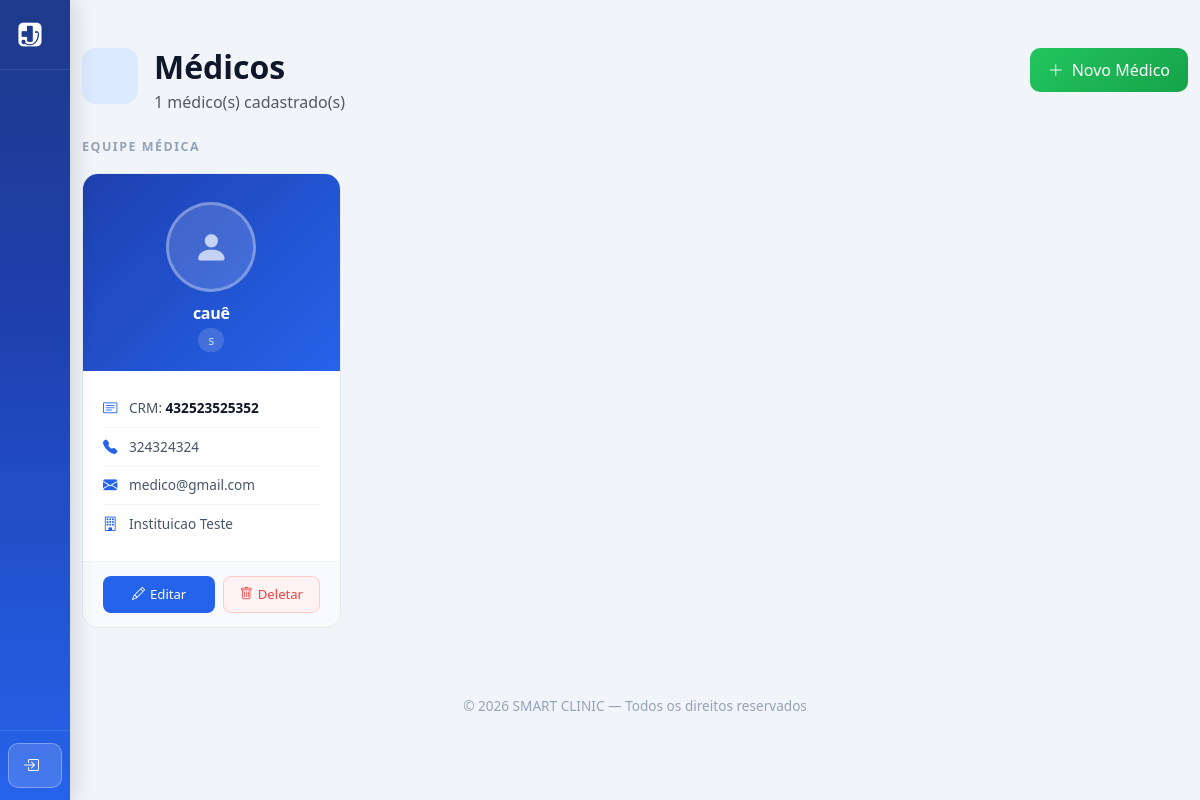
/Frontend/medico.php, run on an earlier commit of the app's database.
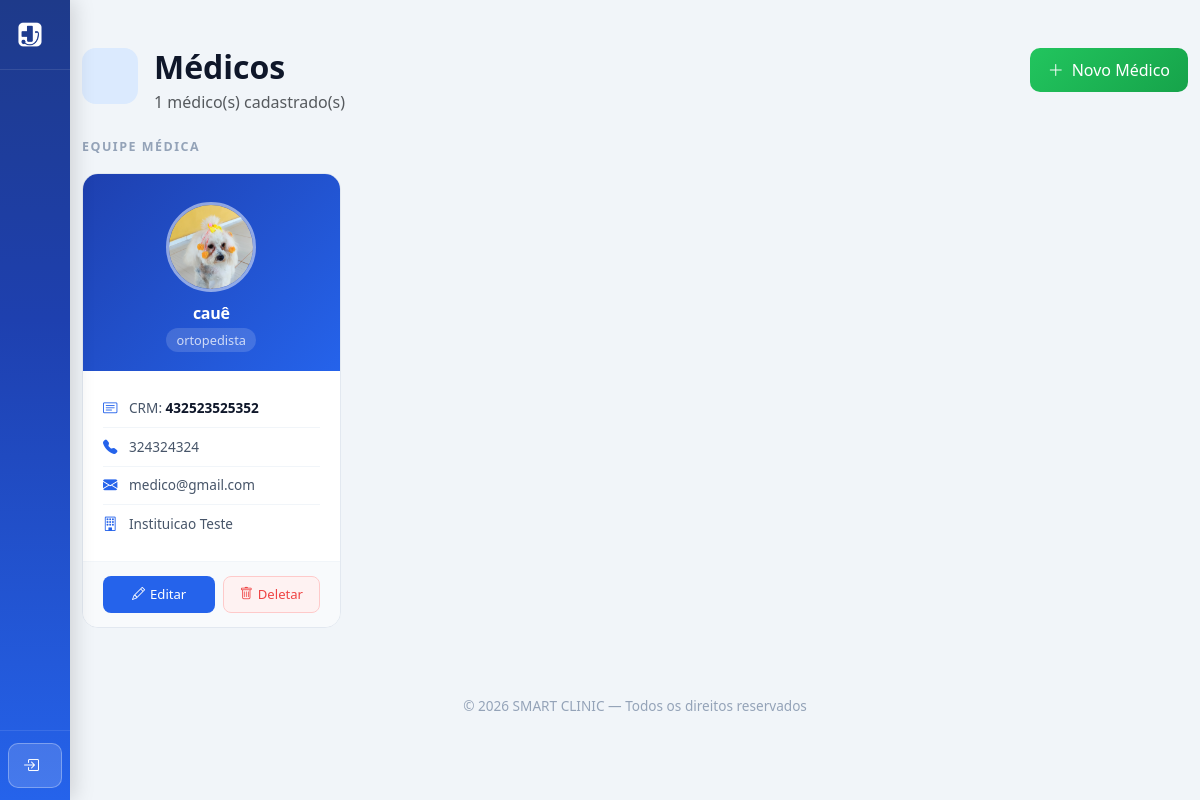
And on a later commit of the database.
### tables this page shows
CREATE TABLE `medico` (
  `cod` int(11) NOT NULL,
  `fk_instituicao_cod` int(11) DEFAULT NULL,
  `cpf` varchar(11) NOT NULL,
  `crm` varchar(20) NOT NULL,
  `rqe` varchar(20) DEFAULT NULL,
  `foto` varchar(200) DEFAULT NULL,
  `nome` varchar(100) NOT NULL,
  `email` varchar(100) NOT NULL,
  `senha` varchar(100) NOT NULL,
  `especialidade` varchar(50) DEFAULT NULL,
  `telefone` varchar(20) NOT NULL,
  `endereco` varchar(200) NOT NULL
);

CREATE TABLE `instituicao` (
  `cod` int(11) NOT NULL,
  `cnpj` varchar(20) DEFAULT NULL,
  `logo` varchar(200) NOT NULL,
  `email` varchar(100) NOT NULL,
  `senha` varchar(100) NOT NULL,
  `nome` varchar(100) NOT NULL,
  `telefone` varchar(20) NOT NULL,
  `endereco` varchar(200) NOT NULL,
  `status` varchar(20) NOT NULL
);

### Backend/controller/Database.php (called while the page is built)
<?php
class Database {
    private static $instance = null;
    public static function getConnection() {
        if (self::$instance === null) {
            $host = '127.0.0.1';
            $db   = 'smartclinic';
            $user = 'root';
            $pass = '';
            $charset = 'utf8mb4';
            $dsn = "mysql:host=$host;dbname=$db;charset=$charset";
            $options = [
                PDO::ATTR_ERRMODE => PDO::ERRMODE_EXCEPTION,
                PDO::ATTR_DEFAULT_FETCH_MODE => PDO::FETCH_ASSOC,
                PDO::ATTR_EMULATE_PREPARES => false,
            ];
            self::$instance = new PDO($dsn, $user, $pass, $options);
        }
        return self::$instance;
    }
}

### Backend/controller/MedicoController.php (called while the page is built, shortened)
<?php
require_once $_SERVER['DOCUMENT_ROOT'] . '/SMART-CLINIC-A/Backend/dao/MedicoDAO.php';
class MedicoController extends BaseController {
    private $dao;
    public function __construct() {
        $this->dao = new MedicoDAO();
    }
    public function getAll() {
        return $this->dao->getAll();
    }
}

### Backend/dao/BaseDAO.php (called while the page is built, shortened)
<?php
require_once $_SERVER['DOCUMENT_ROOT'] . '/SMART-CLINIC-A/Backend/controller/Database.php';
class BaseDAO {
    public function __construct() {
        $this->db = Database::getConnection();
    }
}

### Backend/dao/MedicoDAO.php (called while the page is built, shortened)
<?php
require_once $_SERVER['DOCUMENT_ROOT'] . '/SMART-CLINIC-A/Backend/dao/BaseDAO.php';
class MedicoDAO extends BaseDAO {
    public function getAll() {
        $stmt = $this->db->query('SELECT m.*, i.nome as instituicao_nome FROM medico m LEFT JOIN instituicao i ON m.fk_instituicao_cod = i.cod');
        return $stmt->fetchAll();
    }
}

### Frontend/medico.php (the view, shortened to what this page needs)
<?php
require_once __DIR__ . '/navbar.php';
?>
<!DOCTYPE html>
<html lang="pt-BR">
<head>
    <link href="https://cdn.jsdelivr.net/npm/bootstrap@5.3.2/dist/css/bootstrap.min.css" rel="stylesheet">
    <link href="https://cdn.jsdelivr.net/npm/bootstrap-icons@1.11.1/font/bootstrap-icons.css" rel="stylesheet">
</head>
<body>
<?php renderNavbar(); ?>
<section class="py-5">
<div class="container-lg" style="max-width:1200px;">
<?php
require_once $_SERVER['DOCUMENT_ROOT'] . '/SMART-CLINIC-A/Backend/controller/MedicoController.php';
$controller            = new MedicoController();
$action                = isset($_GET['action']) ? $_GET['action'] : 'list';
if ($action == 'list') {
    $medicos = $controller->getAll();
?>
<div class="d-flex justify-content-between align-items-start mb-4">
    <div class="d-flex align-items-start gap-3">
        <div style="background:#dbeafe;width:56px;height:56px;border-radius:14px;display:flex;align-items:center;justify-content:center;">
        </div>
        <div>
            <h2 class="title mb-1">Médicos</h2>
            <p class="text-muted mb-0"><?= count($medicos) ?> médico(s) cadastrado(s)</p>
        </div>
    </div>
    <a href="medico.php?action=create" class="btn btn-verde d-flex align-items-center gap-2">
        <i class="bi bi-plus-lg"></i> Novo Médico
    </a>
</div>
<div class="section-label">Equipe médica</div>
<div class="row g-4">
<?php foreach ($medicos as $med): ?>
<div class="col-xl-3 col-lg-4 col-md-6">
    <div class="medico-card">
        <div class="medico-card-header">
            <?php if (!empty($med['foto'])): ?>
                <img src="<?= FOTO_MEDICO_URL . htmlspecialchars($med['foto']) ?>"
                     alt="Foto de <?= htmlspecialchars($med['nome']) ?>"
                     class="medico-avatar">
            <?php else: ?>
                <div class="medico-avatar-placeholder"><i class="bi bi-person-fill"></i></div>
            <?php endif; ?>
            <h5><?= htmlspecialchars($med['nome']) ?></h5>
            <span><?= htmlspecialchars($med['especialidade'] ?? 'Especialidade não informada') ?></span>
        </div>
        <div class="medico-card-body">
            <div class="medico-info-row">
                <i class="bi bi-card-text"></i>
                <span>CRM: <strong><?= htmlspecialchars($med['crm'] ?? '—') ?></strong></span>
            </div>
            <div class="medico-info-row">
                <i class="bi bi-telephone-fill"></i>
                <span><?= htmlspecialchars($med['telefone'] ?? '—') ?></span>
            </div>
            <div class="medico-info-row">
                <i class="bi bi-envelope-fill"></i>
                <span style="word-break:break-all;"><?= htmlspecialchars($med['email'] ?? '—') ?></span>
            </div>
            <div class="medico-info-row">
                <i class="bi bi-building"></i>
                <span><?= htmlspecialchars($med['instituicao_nome'] ?? '—') ?></span>
            </div>
        </div>
        <div class="medico-card-footer">
            <a href="medico.php?action=edit&id=<?= $med['cod'] ?>" class="btn-card-edit">
                <i class="bi bi-pencil"></i> Editar
            </a>
            <form method="POST" style="flex:1;" onsubmit="return confirm('Deletar este médico? A foto também será removida.')">
                <button type="submit" class="btn-card-delete w-100">
                    <i class="bi bi-trash"></i> Deletar
                </button>
            </form>
        </div>
    </div>
</div>
<?php endforeach; ?>
</div>
<?php } ?>
</div>
</section>
<footer style="padding:20px 0;" class="text-center">
    <p class="mb-0" style="color:#94a3b8;font-size:.85rem;">© 2026 SMART CLINIC — Todos os direitos reservados</p>
</footer>
</body>
</html>

### Frontend/navbar.php (shortened to what this page needs)
<?php
if (!function_exists('renderNavbar')) {
    function renderNavbar(): void {
        $role = $_SESSION['role'] ?? null;
        $userName = $_SESSION['user_name'] ?? 'Usuário';
        $serviceButton = ['href' => 'agendamento.php', 'icon' => 'bi bi-calendar-check', 'label' => 'Agendar Consulta'];
        $dropdownLinks = [];
        $initials = '';
        if ($userName) {
            $parts = explode(' ', trim($userName));
            $initials = strtoupper(substr($parts[0], 0, 1));
        }
        ?>
        <aside class="smart-sidebar" id="smartSidebar">
            <div class="sidebar-top">
                <?php if ($role === 'paciente' || $role === 'medico'): ?>
                <div class="sidebar-brand" style="cursor:default;">
                    <img src="../img/logob.png" alt="Logo Smart Clinic">
                    <span>SMART CLINIC</span>
                </div>
                <?php else: ?>
                <a class="sidebar-brand" href="index.php">
                    <img src="../img/logob.png" alt="Logo Smart Clinic">
                </a>
                <?php endif; ?>
            </div>
            <?php if ($role === 'paciente' || $role === 'medico'): ?>
            <div class="sidebar-user">
                <div class="sidebar-avatar"><?php echo htmlspecialchars($initials); ?></div>
                <div class="sidebar-user-info">
                    <div class="name"><?php echo htmlspecialchars($userName); ?></div>
                    <span class="role-badge">
                        <?php echo $role === 'medico' ? '👨‍⚕️ Médico' : '👤 Paciente'; ?>
                    </span>
                </div>
            </div>
            <nav class="sidebar-nav" aria-label="Menu principal">
                <div class="sidebar-section-title">Menu</div>
                <?php
                $currentPage = basename($_SERVER['PHP_SELF']);
                foreach ($dropdownLinks as $link):
                    $isActive = ($currentPage === $link['href']) ? 'active' : '';
                ?>
                <a href="<?php echo $link['href']; ?>"
                   class="sidebar-link <?php echo $isActive; ?>"
                   data-label="<?php echo htmlspecialchars($link['label']); ?>">
                    <i class="<?php echo $link['icon']; ?>"></i>
                    <span><?php echo htmlspecialchars($link['label']); ?></span>
                </a>
                <?php endforeach; ?>
            </nav>
            <div class="sidebar-footer">
                <a href="<?php echo $serviceButton['href']; ?>" class="btn-agendar" data-label="Agendar">
                    <i class="<?php echo $serviceButton['icon']; ?>" style="font-size: 1rem; flex-shrink:0;"></i>
                    <span><?php echo $serviceButton['label']; ?></span>
                </a>
                <a href="logout.php" class="btn-sair" data-label="Sair">
                    <i class="bi bi-box-arrow-right" style="font-size: 1rem; flex-shrink:0;"></i>
                    <span>Sair</span>
                </a>
            </div>
            <?php else: ?>
            <div class="sidebar-footer" style="margin-top: auto;">
                <a href="login.php" class="btn-agendar" data-label="Login">
                    <i class="bi bi-box-arrow-in-right" style="font-size: 1rem; flex-shrink:0;"></i>
                </a>
            </div>
            <?php endif; ?>
        </aside>
        <?php
    }
}
        ?>

### Frontend/medico.php (style rules this page uses)
:root { --azul:#2563eb; --azul-escuro:#1e40af; --verde:#22c55e; --fundo:#f1f5f9; }
body { background:var(--fundo); padding-top:80px; font-family:'Segoe UI',sans-serif; }
.btn-verde { background:linear-gradient(135deg,#22c55e,#16a34a); border:none; color:white; border-radius:10px; padding:10px 18px; transition:.2s; }
.title { font-weight:600; color:#0f172a; }
footer { background:transparent; color:#64748b; }
.medico-card { background:white; border-radius:16px; border:1px solid #e2e8f0; overflow:hidden; transition:all 0.25s ease; height:100%; }
.medico-card-header { background:linear-gradient(135deg,#1e40af,#2563eb); padding:28px 20px 20px; text-align:center; }
.medico-avatar { width:90px; height:90px; border-radius:50%; border:3px solid rgba(255,255,255,0.5); object-fit:cover; }
.medico-card-header h5 { color:white; font-weight:700; font-size:1rem; margin:12px 0 4px; letter-spacing:-0.3px; }
.medico-card-header span { font-size:0.8rem; color:rgba(255,255,255,0.75); background:rgba(255,255,255,0.15); padding:3px 10px; border-radius:20px; }
.medico-card-body { padding:18px 20px; }
.medico-info-row { display:flex; align-items:center; gap:10px; padding:8px 0; border-bottom:1px solid #f1f5f9; font-size:0.85rem; color:#475569; }
.medico-info-row:last-child { border-bottom:none; }
.medico-info-row i { color:var(--azul); font-size:0.9rem; width:16px; }
.medico-info-row strong { color:#0f172a; font-weight:600; }
.medico-card-footer { padding:14px 20px; background:#f8fafc; border-top:1px solid #f1f5f9; display:flex; gap:8px; }
.btn-card-edit { flex:1; background:#2563eb; color:white; border:none; border-radius:8px; padding:8px; font-size:0.82rem; font-weight:500; transition:.2s; text-decoration:none; display:flex; align-items:center; justify-content:center; gap:5px; }
.btn-card-delete { flex:1; background:#fef2f2; color:#ef4444; border:1px solid #fecaca; border-radius:8px; padding:8px; font-size:0.82rem; font-weight:500; cursor:pointer; transition:.2s; display:flex; align-items:center; justify-content:center; gap:5px; }
.section-label { font-size:.78rem; font-weight:700; letter-spacing:1.5px; text-transform:uppercase; color:#94a3b8; margin-bottom:16px; }
.medico-avatar-placeholder { width:90px; height:90px; border-radius:50%; border:3px solid rgba(255,255,255,0.3); background:rgba(255,255,255,0.15); display:flex; align-items:center; justify-content:center; font-size:2.2rem; color:rgba(255,255,255,0.7); margin:0 auto; }

### Frontend/navbar.php (style rules this page uses)
:root { --sidebar-width: 260px; --sidebar-collapsed-width: 70px; --azul: #2563eb; --azul-escuro: #1e40af; --azul-mais-escuro: #1e3a8a; }
body.with-sidebar { margin-left: var(--sidebar-width); transition: margin-left 0.3s ease; padding-top: 0 !important; }
body.with-sidebar.sidebar-collapsed { margin-left: var(--sidebar-collapsed-width); }
.smart-sidebar { position: fixed; top: 0; left: 0; height: 100vh; width: var(--sidebar-width); background: linear-gradient(180deg, var(--azul-mais-escuro) 0%, var(--azul-escuro) 40%, var(--azul) 100%); display: flex; flex-direction: column; z-index: 1050; transition: width 0.3s ease; overflow: hidden; box-shadow: 4px 0 20px rgba(0, 0, 0, 0.15); }
.smart-sidebar.collapsed { width: var(--sidebar-collapsed-width); }
.sidebar-top { display: flex; align-items: center; justify-content: space-between; padding: 1.25rem 1rem; border-bottom: 1px solid rgba(255, 255, 255, 0.1); min-height: 70px; flex-shrink: 0; }
.sidebar-brand { display: flex; align-items: center; gap: 10px; text-decoration: none; overflow: hidden; white-space: nowrap; min-width: 0; }
.sidebar-brand img { height: 32px; flex-shrink: 0; transition: height 0.3s ease; }
.smart-sidebar.collapsed .sidebar-brand img { height: 26px; }
.smart-sidebar.collapsed .sidebar-top { justify-content: center; padding: 1.25rem 0.5rem; }
.sidebar-footer { padding: 0.75rem 0.5rem; border-top: 1px solid rgba(255, 255, 255, 0.1); flex-shrink: 0; display: flex; flex-direction: column; gap: 6px; }
.btn-agendar { display: flex; align-items: center; justify-content: center; gap: 8px; background: rgba(255, 255, 255, 0.15); color: white; border: 1px solid rgba(255, 255, 255, 0.3); border-radius: 10px; padding: 0.6rem 1rem; text-decoration: none; font-weight: 600; font-size: 0.88rem; white-space: nowrap; overflow: hidden; transition: background 0.2s ease; }

What changed in the data, as far as the page shows it:
changed medico "cauê": foto: picture added; especialidade "s" → "ortopedista"; foto empty → "medico_6a2b1bef9922c.jpg" (drawn)
